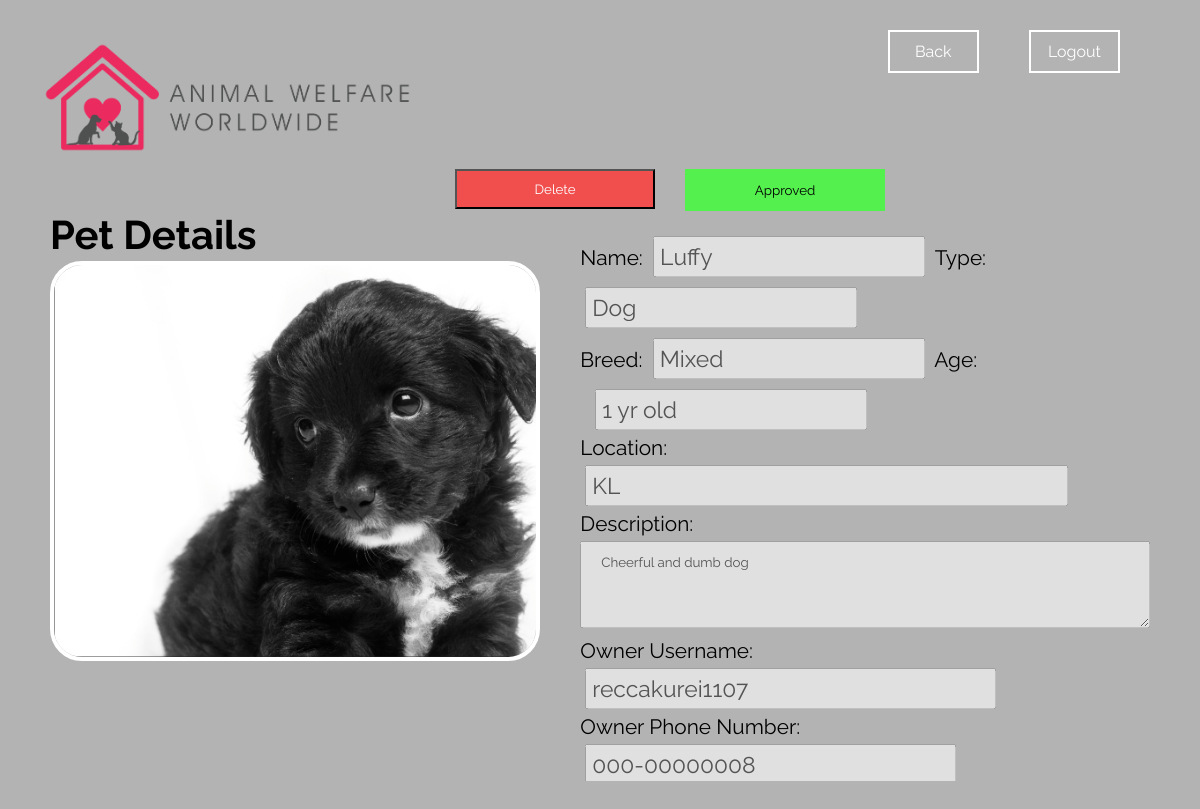
The page /admin-view.php?id=4 (signed in) on the database its author committed.
### tables this page shows
CREATE TABLE IF NOT EXISTS `listing_t` (
  `id` int(11) NOT NULL AUTO_INCREMENT,
  `Name` varchar(255) NOT NULL,
  `Breed` varchar(255) NOT NULL,
  `imageurl` varchar(255) NOT NULL,
  `Age` varchar(255) NOT NULL,
  `Type` varchar(255) NOT NULL,
  `Location` varchar(255) NOT NULL,
  `Description` varchar(255) NOT NULL,
  `Gender` varchar(7) NOT NULL,
  `SurrenderID` int(11) NOT NULL,
  `Status` varchar(12) NOT NULL DEFAULT 'Not Adopted',
  `Approval` varchar(15) NOT NULL DEFAULT 'Not Approved',
  PRIMARY KEY (`id`),
  KEY `SurrenderID` (`SurrenderID`)
);

CREATE TABLE IF NOT EXISTS `surrender_t` (
  `SurrenderID` int(11) NOT NULL AUTO_INCREMENT,
  `Username` varchar(255) NOT NULL,
  `Password` longtext NOT NULL,
  `PhoneNumber` varchar(15) NOT NULL,
  `Email` varchar(255) NOT NULL,
  `Gender` varchar(7) NOT NULL,
  `DateOfBirth` date NOT NULL,
  PRIMARY KEY (`SurrenderID`)
);

### admin-view.php (the view, shortened to what this page needs)
<?php
include "conn.php";
?>
<!DOCTYPE html>
<html lang="en">
<head>
    <link rel="stylesheet" href="css\admin-style.css" />
</head>
<body>
    <div class="main-container">
        <div class="image-container" style="margin-bottom: 0px;">
            <img src="img/Black AWW logo.png" alt="AWW logo" id="smaller-logo">
            <a href="admin-logout.php"><button class="logout-btn">Logout</button></a>
            <button class="logout-btn" onclick="javascript:history.back()">Back</button>
        </div>
        <?php
                    $petsql = "SELECT * FROM listing_t WHERE id = '".$_GET['id']."'";
                    $petQuery = mysqli_query ($conn, $petsql);
                    if (mysqli_num_rows($petQuery) > 0 ) {
                        $results = mysqli_fetch_assoc($petQuery);
                        $ownersql = "SELECT * FROM surrender_t WHERE SurrenderID = '".$results['SurrenderID']."'";
                        $ownerQuery = mysqli_query ($conn, $ownersql);
                        $ownerResults = mysqli_fetch_assoc($ownerQuery);
                    } else {
                        echo "<script>alert('Details not found!'); window.history.go(-1); </script>";
                    }
                ?>
        <div class="redirect">
            <?php if ($results['Approval'] === "Not Approved") {
                echo '<a href="admin-approval.php?id='.$results['id'].'" onclick="return confirm(&quot;Are you sure you want to approve this entry?&quot;)"><button class="approveBtn approveBtn-no">Approve</button></a>';
            } else if ($results['Approval'] === "Approved") {
                echo '<a href=""><button class="approveBtn" disabled>Approved</button></a>';
            }
            ?>
            <a href="admin-delete.php?id=<?php echo $results['id']?>" onclick="return confirm(&quot;Are you sure you want to delete this entry?&quot;)"><button class="deleteBtn">Delete</button></a>
        </div>
        <div class="pet-form">
            <h1>Pet Details</h1>
            <div class="petimg-container">
                <img src="<?php echo $results['imageurl'] ?>" alt="Uploaded Image">
            </div>
            <form class="approval-form">
                <label for="petname">Name:</label>
                <input type="text" name="petname" required="required" value="<?php echo $results['Name']?>" disabled>
                <label for="pettype">Type:</label>
                <input type="text" name="pettype" required="required" value="<?php echo $results['Type']?>"
                    disabled><br>
                <label for="petbreed">Breed:</label>
                <input type="text" name="petbreed" required="required" value="<?php echo $results['Breed']?>" disabled>
                <label for="petage">Age:</label>
                <input type="text" name="petage" required="required" value="<?php echo $results['Age']?>" disabled><br>
                <label for="location">Location:</label>
                <input type="text" name="location" required="required" value="<?php echo $results['Location']?>"
                    disabled> <br>
                <label for="petdescription">Description:</label>
                <textarea name="petdescription" required="required"
                    disabled><?php echo $results['Description']?></textarea><br>
                <label for="ownUsername">Owner Username:</label>
                <input type="text" name="ownUsername" required="required" value="<?php echo $ownerResults['Username']?>"
                    disabled> <br>
                <label for="ownPhone">Owner Phone Number:</label>
                <input type="text" name="ownPhone" required="required" value="<?php echo $ownerResults['PhoneNumber']?>"
                    disabled> <br>
                    disabled> <br>
            </form>
        </div>
    </div>
</body>
</html>

### css/admin-style.css (style rules this page uses)
* { margin: 0; padding: 0; box-sizing: border-box; font-family: "Raleway", sans-serif; overflow: hidden; }
body { background-color: rgb(179, 179, 179); }
.main-container { width: 100%; display: flex; flex-direction: column; }
.main-container h1 { position: relative; margin-bottom: 10px; left: 100px; }
.logout-btn { position: relative; float: right; color: white; background-color: transparent; padding: 10px 5px; font-size: 1em; margin: 0px 50px 10px 0px; border: 2px solid white; cursor: pointer; width: 8%; }
#smaller-logo { width: 400px; height: auto; }
.image-container { margin: 30px; height: auto; }
.pet-form { padding: 0px 50px 30px 50px; width: 100%; height: 75vh; display: flex; }
.pet-form h1 { position: absolute; left: 50px; font-size: 2.5em; }
.petimg-container { margin-top: 50px; height: 400px; border-radius: 2em; border: 4px solid white; }
.petimg-container img { height: 100%; object-fit: cover; }
.approval-form { margin-top: 20px; margin-left: 40px; font-size: 1.3em; }
.approval-form input { padding: 5px; margin: 5px; font-size: 1.1em; }
.approval-form input[name="petage"] { margin-left: 15px; }
.approval-form input[name="location"] { width: 84.7%; }
.approval-form textarea { width: 100%; height: 87px; padding: 12px 20px; margin: 5px 0; display: inline-block; box-sizing: border-box; overflow: auto; }
.approval-form input[name=ownUsername] { width: 72.1%; }
.approval-form input[name="ownPhone"] { width: 65%; }
.redirect { margin-right: 300px; }
.redirect button { position: relative; float: right; padding: 10px; margin: 0px 15px; width: 200px; }
.deleteBtn { background-color: #f14e4e; color: white; cursor: pointer; }
.approveBtn { background-color: #54f14e; color: black; border: 3px solid #54f14e; cursor: pointer; }

### rows shown on the page
listing_t: imageurl (picture), petname "Luffy", pettype "Dog", petbreed "Mixed", petage "1 yr old", location "KL", petdescription "Cheerful and dumb dog"
surrender_t: ownUsername "reccakurei1107", ownPhone "000-00000008"
